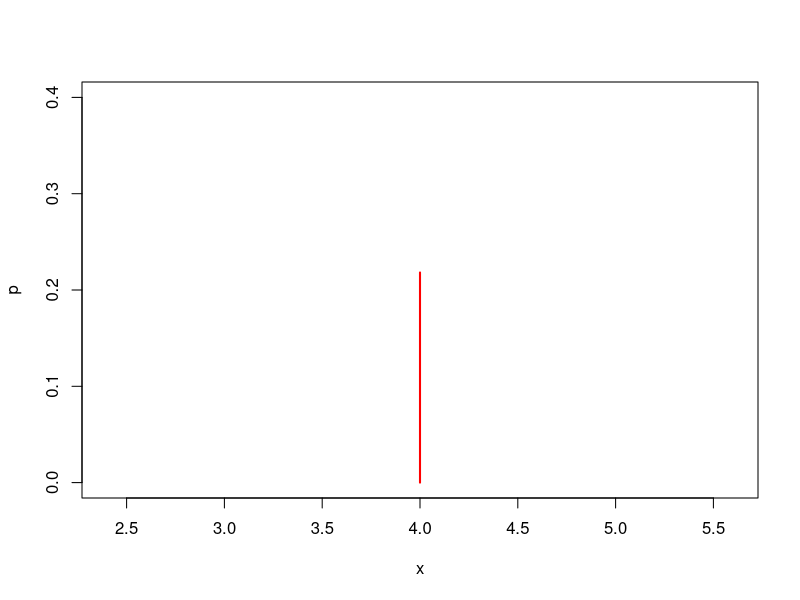

Here is the R script that generated this plot:
#Nomor 2a
dbinom(4, 20, .20)

#Nomor 2b
x = 4
p = dbinom(4, 20, .20)
plot(x,p,type='h',
      ylim=c(0,0.4),
      lwd=2,
      col="red")
      
#Nomor 2c
t = 20
prob = .2
mean = t * prob
mean
var = t * prob * (1 - prob)
var
